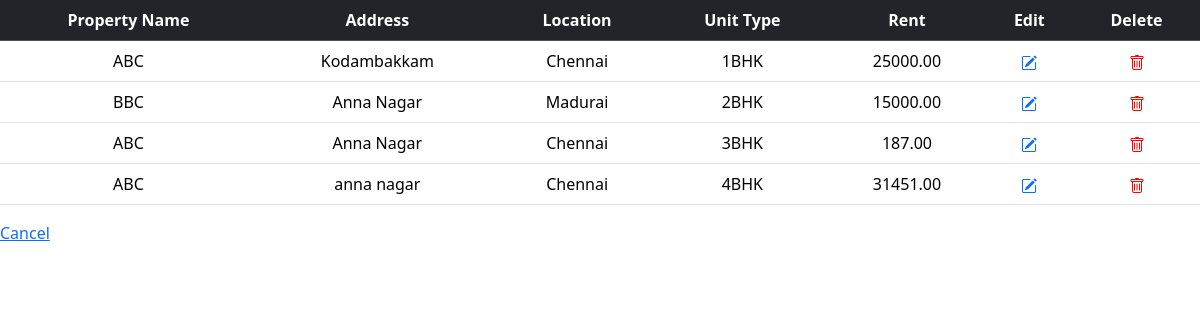
Page /viewall_property/ on the committed database.
### REP_App/models.py (models this page shows, shortened)
class property_profile(models.Model):
    property_name = models.CharField(max_length=100,validators=[name_validator])
    address = models.CharField(max_length=255)
    location = models.CharField(max_length=50)
    unit_type = models.CharField(max_length=4,choices=units)
    rent = models.DecimalField(max_digits=10,decimal_places=2)

### REP_App/views.py (the view)
# urls.py: path('viewall_property/',viewall_property,name ='View_All_Property'),
def viewall_property(request) :
    form = property_profile.objects.all()
    return render(request,'viewall_prop.html',{'form':form})

### REP_App/templates/viewall_prop.html (shortened to what this page needs)
<!DOCTYPE html>
<html>
    <head>
        <link href="https://cdn.jsdelivr.net/npm/bootstrap@5.3.2/dist/css/bootstrap.min.css" rel="stylesheet">
    </head>
    <body>
        <table class="table">
            <thead class="table-dark">
                <tr style="text-align: center;">
                    <th>Property Name</th>
                    <th>Address</th>
                    <th>Location</th>
                    <th>Unit Type</th>
                    <th>Rent</th>
                    <th>Edit</th>
                    <th>Delete</th>
                </tr>
            </thead>
            <tbody>
                {% for property in form %}
              <tr style="text-align: center;">
                <td>{{ property.property_name }}</td>
                <td>{{ property.address }}</td>
                <td>{{ property.location }}</td>
                <td>{{ property.unit_type }}</td>
                <td>{{ property.rent }}</td>
                <td><a href="{% url 'prop_edit' property.pk %}">
                </a></td>
                <td><a href="{% url 'prop_delete' property.pk %}">
                </a></td>
              </tr>
              {% endfor %}
            </tbody>
          </table>
    <a href="{% url 'home' %}"> Cancel</a>
    </body>
</html>

### rows in the picture
property_profile: property_name "ABC", address "Kodambakkam", location "Chennai", unit_type "1BHK", rent "25000.00"
property_profile: property_name "BBC", address "Anna Nagar", location "Madurai", unit_type "2BHK", rent "15000.00"
property_profile: property_name "ABC", address "Anna Nagar", location "Chennai", unit_type "3BHK", rent "187.00"
property_profile: property_name "ABC", address "anna nagar", location "Chennai", unit_type "4BHK", rent "31451.00"
